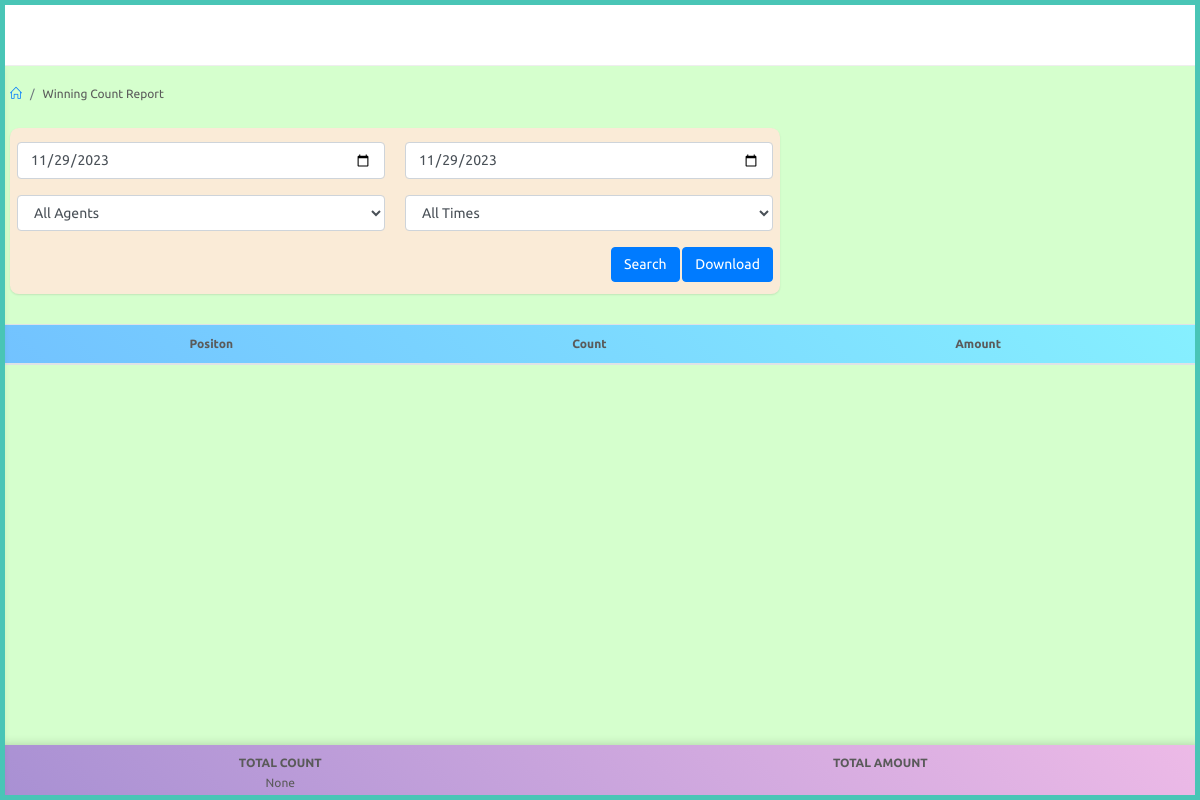
The page /adminapp/winningcount-report (signed in) on the database as committed earlier.
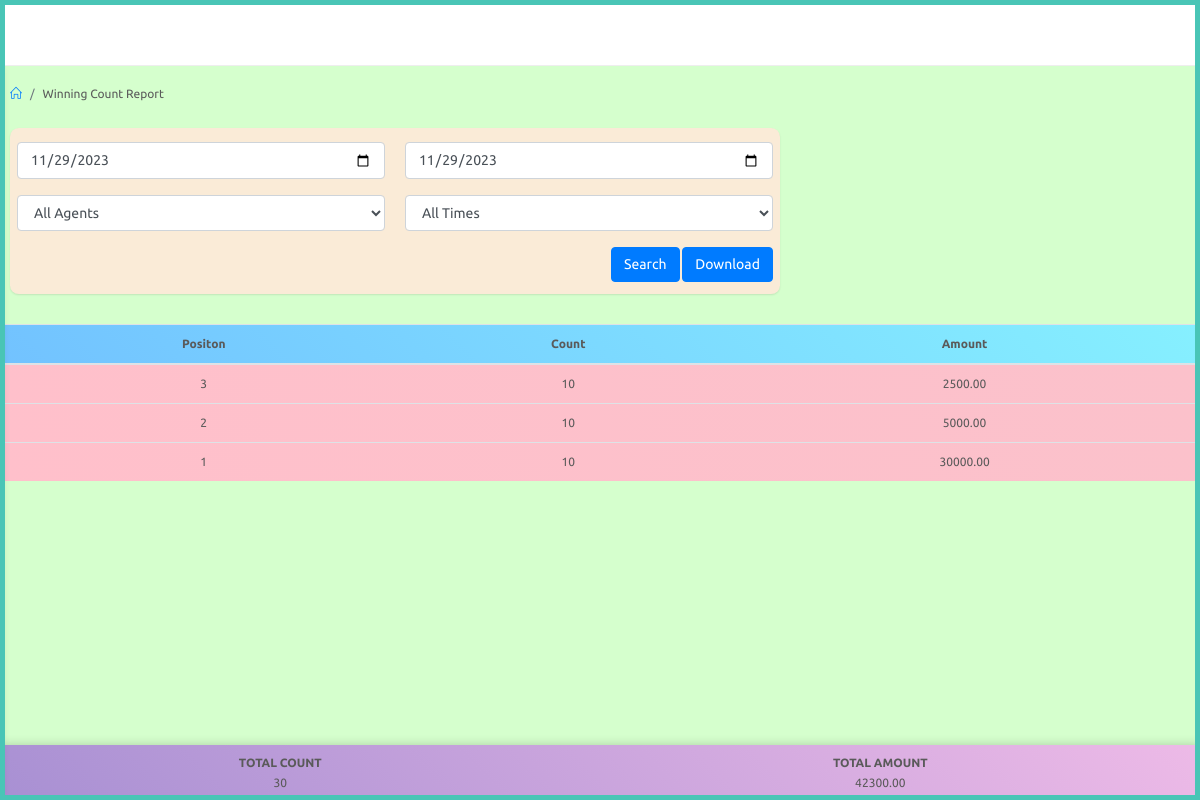
The same page on the database as committed later.
### adminapp/models.py (models this page shows, shortened)
class Winning(models.Model):
    date = models.DateField()
    time = models.ForeignKey(PlayTime,on_delete=models.CASCADE,null=True)
    agent = models.ForeignKey(Agent,on_delete=models.CASCADE,null=True)
    dealer = models.ForeignKey(Dealer,on_delete=models.CASCADE,null=True)
    bill = models.CharField(max_length=100)
    number = models.CharField(max_length=3)
    LSK = models.CharField(max_length=100)
    count = models.IntegerField()
    position = models.CharField(max_length=10)
    prize = models.DecimalField(max_digits=10, decimal_places=2)
    commission = models.DecimalField(max_digits=10, decimal_places=2)
    total = models.DecimalField(max_digits=10, decimal_places=2)
    prize_admin = models.DecimalField(max_digits=10, decimal_places=2,default=0)
    commission_admin = models.DecimalField(max_digits=10, decimal_places=2,default=0)
    total_admin = models.DecimalField(max_digits=10, decimal_places=2,default=0)

### adminapp/views.py (the view, shortened to what this page needs)
# urls.py: path('winningcount-report',views.winningcount_report,name="winningcount_report"),
@login_required
@admin_required
def winningcount_report(request):
    times = PlayTime.objects.filter().all().order_by('id')
    agents = Agent.objects.filter().all()
    ist = pytz.timezone('Asia/Kolkata')
    current_date = timezone.now().astimezone(ist).date()
    current_time = timezone.now().astimezone(ist).time()
    winnings = Winning.objects.filter(date=current_date).all()
    totals = Winning.objects.filter(date=current_date).aggregate(total_count=Sum('count'),total_prize=Sum('total'))
    context = {
        'times' : times,
        'agents' : agents,
        'winnings' : winnings,
        'totals' : totals,
        'selected_agent' : 'all',
        'selected_time' : 'all'
    }
    return render(request,'adminapp/winningcount_report.html',context)

### templates/adminapp/winningcount_report.html (shortened to what the changed rows need)
{% extends 'adminapp/partials/base.html' %}
{% load static %}
{% block content %}
<div id="main-content">
            <div class="body">
                <div class="table-responsive">
                    <table class="table m-b-0" style="padding-left: 0px;padding-right: 0px;">
                        <thead>
                            <tr class="l-blue">
                                <th class="th">Positon</th>
                                <th class="th">Count</th>
                                <th class="th">Amount</th>
                            </tr>
                        </thead>
                        <tbody class="not-summary">
                            {% for winning in winnings %}
                            <tr class="l-pink">
                                <td class="td2">{{winning.position}}</td>
                                <td class="td3">{{winning.count}}</td>
                                <td class="td2">{{winning.prize|floatformat:2}}</td>
                            </tr>
                            {% endfor %}
                        </tbody>
                    </table>
                </div>
            </div>
    </div>
</div>
<nav class="navbar-bottom l-parpl" id="btotal">
    <table>
        <thead>
            <tr>
                <th class="th1">TOTAL COUNT</th>
                <th class="th1">TOTAL AMOUNT</th>
            </tr>
        </thead>
        <tbody>
            <tr>
                <td class="td1">{{totals.total_count}}</td>
                <td class="td1">{{totals.total_prize|floatformat:2}}</td>
            </tr>
        </tbody>
    </table>
</nav>
{% endblock %}

Rows that differ between the two databases and show on the page:
added Winning: position "3", count "10", prize "2500.00"
added Winning: position "2", count "10", prize "5000.00"
added Winning: position "1", count "10", prize "30000.00"
Other text that changed with them:
{{ totals.total_count }}: "None" → "30"
{{ totals.total_prize|floatformat:2 }}: (not shown) → "42300.00"
